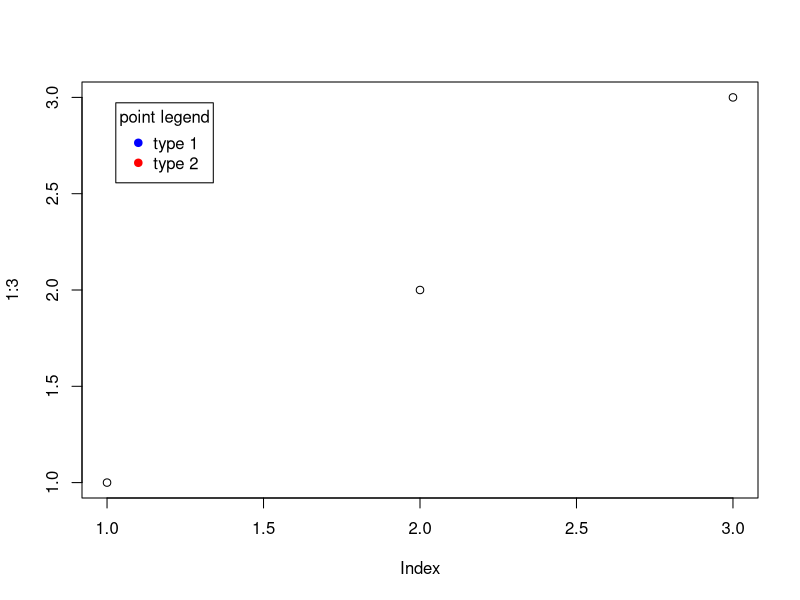
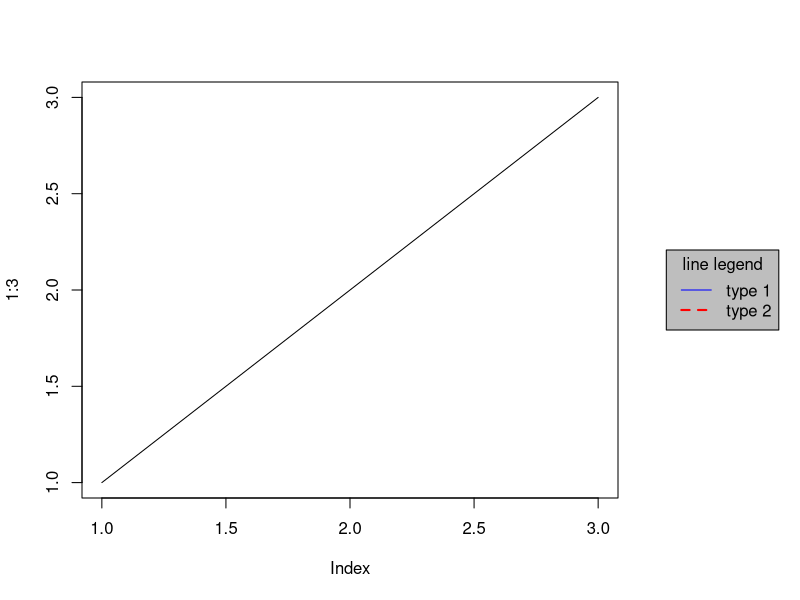
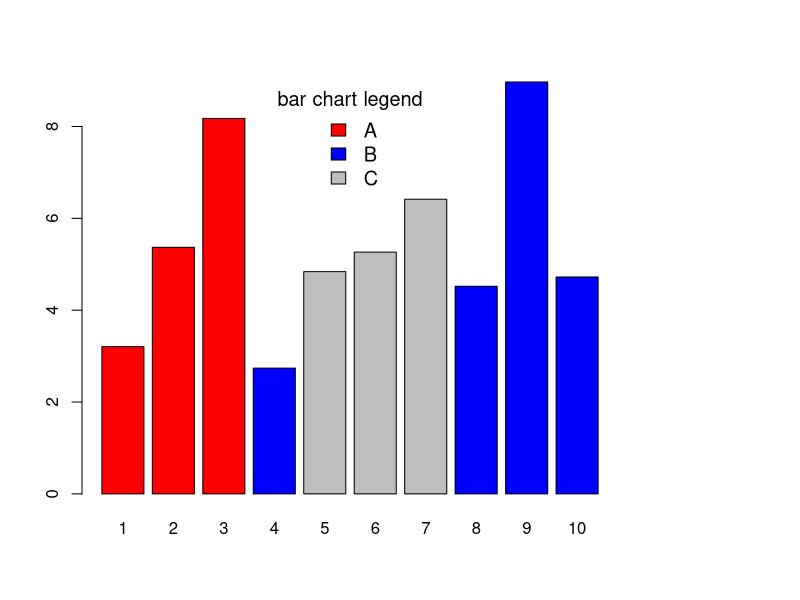

Reproduce these figures in R, in order.
## ---- chunk 1
plot(1:3)

legend('topleft',
       inset = 0.05,
       title = 'point legend',
       legend = c('type 1', 'type 2'),
       pch = 19,
       col = c('blue', 'red'))
## ---- chunk 2

par(xpd = T, mar = par()$mar + c(0,0,0,7))

plot(1:3, type = 'l')

legend('right',
       inset = c(-.3, 0),
       title = 'line legend',
       legend = c('type 1', 'type 2'),
       lty = c(1,2),
       lwd = c(1,2),
       bg = 'gray',
       col = c('blue', 'red'))
## ---- chunk 3
set.seed(2)
barplot(rnorm(10,5,2),
        names.arg = 1:10,
        col = c(rep('red', 3), 'blue', rep('gray', 3), rep('blue', 3)))

legend('top',
       title = 'bar chart legend',
       legend = c('A', 'B', 'C'),
       fill = c('red', 'blue', 'gray'),
       cex = 1.2,
       bty = 'n')

?legend
